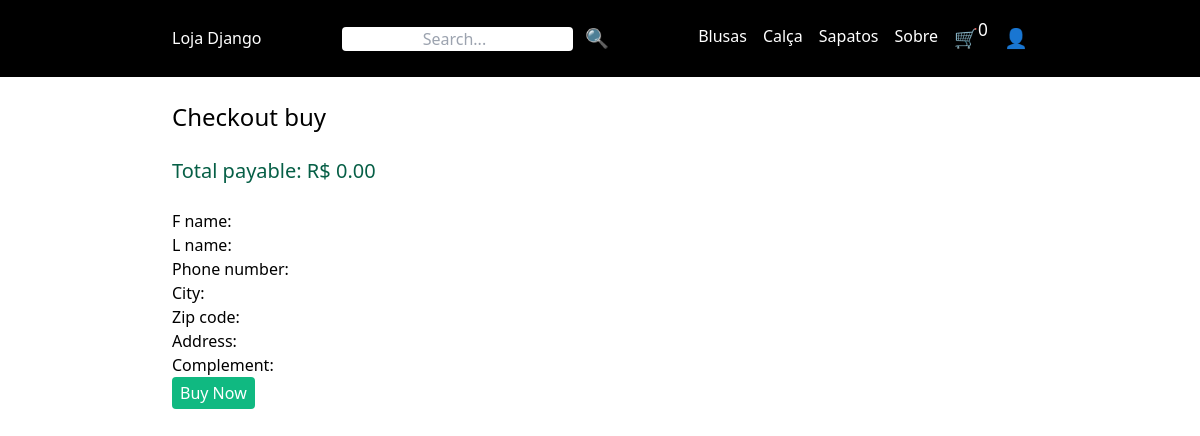
Screenshot of /cart/checkout_buy/ (signed in) with the database file from the repository.
### loja/models.py (models this page shows, shortened)
class Category(models.Model):
    title = models.CharField(max_length=50)
    slug = models.SlugField(max_length=50)
    class Meta:
        verbose_name_plural = 'Categories'

### loja/views.py (the view)
# urls.py: path('cart/checkout_buy/', views.checkout_buy, name='checkout_buy'),
@login_required
def checkout_buy(request):
    cart = Cart(request)
    if request.method == 'POST':
        form = OrderForm(request.POST)
        data = json.loads(request.body)
        total_price = 0
        items = []
        for item in cart:
            product = item['product']
            total_price += product.price * int(item['quantity'])
            items.append({
                'price_data': {
                    'currency': 'brl',
                    'product_data': {
                        'name': product.title,
                    },
                    'unit_amount': product.price
                },
                'quantity': item['quantity']
            })
        stripe.api_key = settings.STRIPE_SECRET_KEY
        session = stripe.checkout.Session.create(
            payment_method_types=['card'],
            line_items=items,
            mode='payment',
            success_url='https://127.0.0.1:8000/cart/success',
            cancel_url='https://127.0.0.1:8000/cart/',
        )
        payment_intent = session.payment_intent
        order = Order.objects.create(
            f_name = data['f_name'],
            l_name = data['l_name'],
            phone_number = data['phone_number'],
            city = data['city'],
            zip_code = data['zip_code'],
            address = data['address'],
            complement = data['complement'],
            created_by = request.user,
            paid = True,
            payment_intent = payment_intent,
            total_payable = total_price,
        )
        for item in cart:
            product = item['product']
            quantity = int(item['quantity'])
            price = product.price * quantity
            item = OrderItem.objects.create(order=order, product=product, price=price, quantity=quantity)
        cart.clear()
        return JsonResponse({'session': session, 'order': payment_intent})
    else:
        form = OrderForm()
    return render(request, 'loja/checkout_buy.html', {'cart': cart, 'form': form, 'pub_key': settings.STRIPE_PUB_KEY,})

### loja/forms.py
class OrderForm(forms.ModelForm):
    class Meta:
        model= Order
        fields = ('f_name','l_name','phone_number','city','zip_code','address','complement',)

### loja/cart.py (called while the page is built)
    def __len__(self):
        return sum(max(0, item['quantity']) for item in self.cart.values())

    def get_total_cost(self):
        for p in self.cart.keys():
            self.cart[str(p)]['product'] = Product.objects.get(pk=p)
        return int(sum(item['product'].price * item['quantity'] for item in self.cart.values()) / 100)

### loja/context_processors.py (called while the page is built)
def cart(request):
    return {'cart': Cart(request)}

### loja/templatetags/menu.py (called while the page is built)
@register.inclusion_tag('core/menu.html')
def menu():
    categories = Category.objects.all()
    return{'categories' : categories}

### loja/templates/loja/checkout_buy.html (shortened to what this page needs)
{% extends 'core/base.html' %}
{% block content %}
    <h1 class="text-2xl">Checkout buy</h1>
    <br>
    <h2 class="text-xl text-green-800">Total payable: R$ {{ cart.get_total_cost|floatformat:2 }}</h2>
    <br>
    <form id="checkoutForm">
        {{ form.as_p }}
        <button class="bg-green-500 text-white px-2 py-1 rounded" onclick="buy(event)">Buy Now</button>
    </form>
{% endblock %}

### core/templates/core/menu.html
{% for category in categories %}
    <a href="{%url 'category_detalhes' category.slug %}" class="text-white">{{category.title}}</a>
{% endfor %}
<a href="{%url 'sobre'%}" class="text-white">Sobre</a>

### rows the page displays
Category: title "Blusas"
Category: title "Calça"
Category: title "Sapatos"

### other values shown
{{ cart|length }} "0"
{{ cart.get_total_cost|floatformat:2 }} "0.00"
